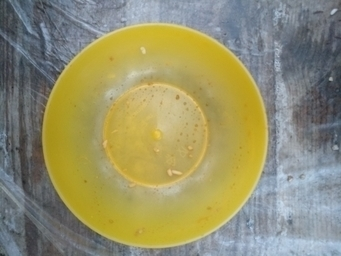
#> input picture Lab's 3/task 2/0210.jpg, 341 x 256 px
$ python main.py
#> lines starting #> are read from the running program, lines starting #| are printed output that depends on the picture
import matplotlib.pyplot as plt
from PIL import Image

image_path = "0210.jpg"
image = Image.open(image_path)
#> image is the input picture: PIL image 341x256 RGB; mean R, G, B 149, 145.3, 108.9
image = image.convert("RGB")
image.thumbnail((300, 300))
#> image: PIL image 300x225 RGB
pixels = list(image.getdata())
#> pixels = 67500 items

r_value = [pixel[0] for pixel in pixels]
#> r_value = 67500 items
g_value = [pixel[1] for pixel in pixels]
#> g_value = 67500 items
b_value = [pixel[2] for pixel in pixels]
#> b_value = 67500 items

plt.figure(figsize=(10, 5))
plt.figure(figsize=(12, 12))
plt.tight_layout(pad=5.0)

plt.subplot(4, 2, (1,7))
plt.imshow(image)
plt.axis('off')

histogram = image.histogram()
#> histogram = 768 values, max 1276 at index 427, min 0 at index 0, mean 263.7
plt.subplot(4, 2, 2)
plt.bar(range(256), histogram[:256], color='grey', width=1)
plt.bar(range(256), histogram[256:512], color='grey', width=1)
plt.bar(range(256), histogram[512:], color='grey', width=1)
plt.title('Гистограмма изображения')
plt.xlabel("Яркость")

plt.subplots_adjust(left=0.1, right=0.9, top=0.9, bottom=0.1)
plt.subplot(4, 2, 4)
plt.hist(r_value, bins=256, color='red', alpha=0.7)
plt.title('Красный канал')
plt.xlabel("Яркость")
plt.subplot(4, 2, 6)
plt.hist(g_value, bins=256, color='green', alpha=0.7)
plt.title('Зелёный канал')
plt.xlabel("Яркость")
plt.subplot(4, 2, 8)
plt.hist(b_value, bins=256, color='blue', alpha=0.7)
plt.title('Синий канал')
plt.xlabel("Яркость")

plt.tight_layout()
plt.show()
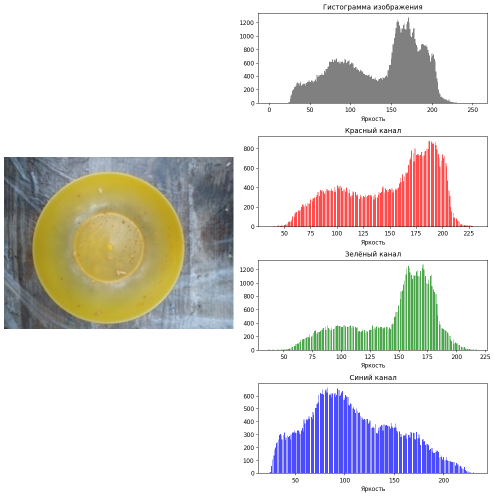
#> figure drawn by matplotlib, 5 panels; panel 2: tallest bar 880 high, from x = 187.5 to 188.5; panel 2: tallest bar 1276 high, from x = 170.5 to 171.5; panel 2: tallest bar 663 high, from x = 82.5 to 83.5; panel 3: tallest bar 880 high, from x = 187.4 to 188.1
